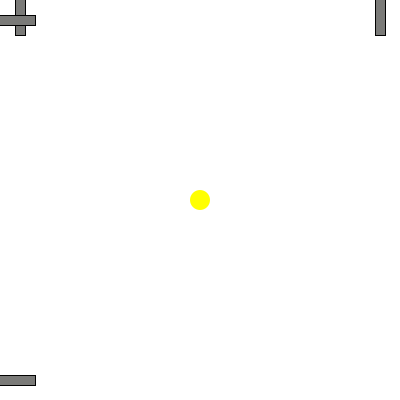
Frame 1 (no input)
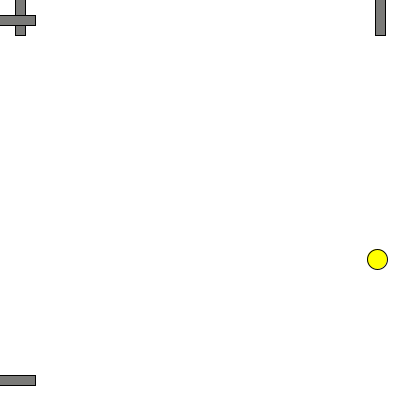
Frame 60 (the mouse pressed at the canvas centre just before this capture)
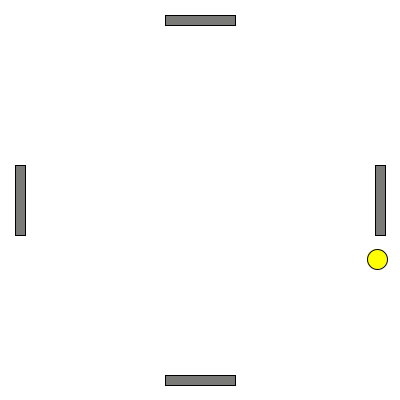
Frame 120 (the mouse held since frame 60 and released just before this capture)

The Processing sketch that drew these frames (run headless with seeded random() and noise(); from frame 60 on, the mouse is pressed at the canvas centre):

// Processing sketch: processing_162664
// ── processing_162664.pde

float ballX;
float ballY;
float ballRadius = 20;
float xSpeed =3;
float ySpeed =1;
float paddleOneX;
float paddleTwoX;
float paddleOneY;
float paddleTwoY;
float paddleWidthX;
float paddleHeightX;
float paddleWidthY;
float paddleHeightY;

void setup() {
  size(400, 400);
  ballX = width/2;
  ballY = height/2;

  paddleOneX = 20;
  paddleTwoX = width - 20;

  paddleOneY =20;
  paddleTwoY = height - 20;

  noStroke();
  rectMode(CENTER);
}

void draw() {

  noCursor();
  background(255);

  paddleWidthX = 10;
  paddleHeightX = 70;

  paddleHeightY =10;
  paddleWidthY = 70;

  fill(255, 255, 0);
  ellipse(ballX, ballY, ballRadius, ballRadius);

  ballX = ballX + xSpeed;
  ballY = ballY + ySpeed;

  if (ballX+ballRadius/2>paddleTwoX-paddleWidthX/2) {
    if (ballY>mouseY-paddleHeightX/2 && ballY<mouseY+paddleHeightX/2) {
      xSpeed = xSpeed*-1;
      ballX = (paddleTwoX - paddleWidthX/2)-ballRadius;
    }
  }
  if (ballX-ballRadius/2<paddleOneX+paddleWidthX/2) {
    if (ballY>mouseY-paddleHeightX/2 && ballY<mouseY+paddleHeightX/2) {
      xSpeed = xSpeed*-1;
    }
  }

  if (ballY+ballRadius/2>paddleTwoY-paddleHeightY/2) {
    if (ballX>mouseX-paddleWidthY/2 && ballX<mouseX+paddleWidthY/2) {
      ySpeed = ySpeed*-1;
      ballY = (paddleTwoY - paddleHeightY/2)-ballRadius;
    }
  }
  if (ballY-ballRadius/2<paddleOneY+paddleHeightY/2) {
    if (ballX>mouseX-paddleWidthY/2 && ballX<mouseX+paddleWidthY/2) {
      ySpeed = ySpeed*-1;
    }
  }

  stroke(0);
  fill(122, 122, 120);
  rect(paddleOneX, mouseY, paddleWidthX, paddleHeightX);
  rect(paddleTwoX, mouseY, paddleWidthX, paddleHeightX);

  rect(mouseX, paddleOneY, paddleWidthY, paddleHeightY);
  rect(mouseX, paddleTwoY, paddleWidthY, paddleHeightY);
}

void mousePressed() {

  ballX = width/2;
  ballY = height/2;
}
